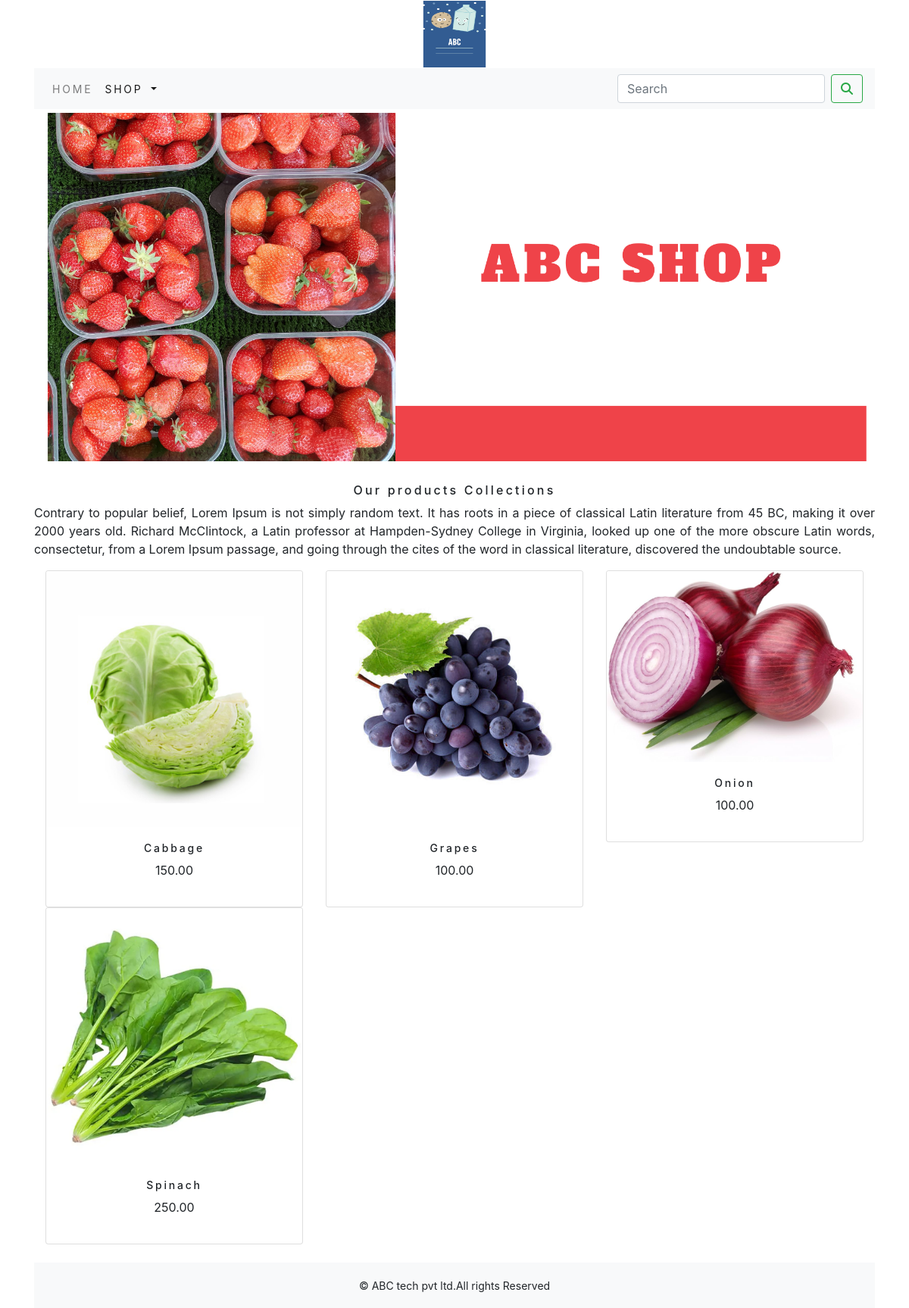
The app's page /shop/ with its own data.
### shop/models.py (models this page shows, shortened)
class Product(models.Model):
    objects = None
    name=models.CharField(max_length=250,unique=True)
    slug=models.SlugField(max_length=250,unique=True)
    description=models.TextField(blank=True)
    price=models.DecimalField(max_digits=10,decimal_places=2)
    category=models.ForeignKey(Category,on_delete=models.CASCADE)
    image = models.ImageField(upload_to='product', blank=True)
    stock=models.IntegerField()
    available=models.BooleanField(default=True)
    created=models.DateTimeField(auto_now_add=True)
    updated=models.DateTimeField(auto_now=True)
    def get_url(self):
        return reverse('shop:prodCatdetail',args=[self.category.slug,self.slug])
    class Meta:
        ordering = ('name',)
        verbose_name = 'product'
        verbose_name_plural = 'products'

### shop/views.py (the view)
# urls.py: path('', views.allProdCat, name='allProdCat'),
def allProdCat(request,c_slug=None):
    c_page=None
    products_list=None
    if c_slug!=None:
        c_page=get_object_or_404(Category,slug=c_slug)
        products_list=Product.objects.all().filter(category=c_page,available=True)
    else:
        products_list=Product.objects.all().filter(available=True)
    paginator=Paginator(products_list,6)
    try:
        page=int(request.GET.get('page','1'))
    except:
        page=1
    try:
        products=paginator.page(page)
    except (EmptyPage,InvalidPage):
        products=paginator.page(paginator.num_pages)
    return render(request,"category.html",{'category':c_page,'products':products})

### cart/context_processors.py (called while the page is built)
def counter(request):
    item_count=0
    if 'admin' in request.path:
        return {}
    else:
        try:
            cart=Cart.objects.filter(cart_id=_cart_id(request))
            car_items=CartItem.objects.all().filter(cart=cart[:1])
            for cart_item in car_items:
                item_count += cart_item.quantity
        except Cart.DoesNotExist:
            item_count =0
    return dict(item_count=item_count)

### cart/views.py (called while the page is built)
def _cart_id(request):
    cart=request.session.session_key
    if not cart:
        cart=request.session.create()
    return cart

### shop/context_processors.py (called while the page is built)
def menu_links(request):
    links=Category.objects.all()
    return dict(links=links)

### shop/models.py (called while the page is built)
    def get_url(self):
        return reverse('shop:products_by_category',args=[self.slug])

### templates/category.html (shortened to what this page needs)
{% extends 'base.html' %}
{% load static %}
{% block content %}
<div class="mx_auto">
    {% if category %}
        <img class="my_image" src="{{category.image.url}}" alt="{{category.name}}">
</div>
    <br>
<div>
        <h1 class="text-center my_title">{{category.name}}</h1>
        <p class="text-justify">{{category.description}}</p>
</div>
    {% else %}
<div>
<img class="my_image my_image_padding" src="{% static 'img/banner.png' %}" alt="our products "width="125px;">
</div>
<br>
<div>
    <h1 class="text-center my_title">Our products Collections</h1>
    <p class="text-justify">Contrary to popular belief, Lorem Ipsum is not simply random text. It has roots in a piece of classical Latin literature from 45 BC, making it over 2000 years old. Richard McClintock, a Latin professor at Hampden-Sydney College in Virginia, looked up one of the more obscure Latin words, consectetur, from a Lorem Ipsum passage, and going through the cites of the word in classical literature, discovered the undoubtable source.</p>
</div>
    {% endif %}
<div class="container">
    <div class="row mx_auto">
        {% for product in products.object_list %}
        <div class="my_bottom_margi col-9 col-sm-12 col-md-4  col-lg-4">
            <div class="card text-center" style="min-width:18rem;">
                <a href="{{product.get_url}}"><img class="card-img-top my_image" src="{{product.image.url}}" alt="{{product.name}}"> </a>
            <div class="card-body">
                <h4>{{product.name}}</h4>
                <p>{{product.price}}</p>
            </div>
            </div>
        </div>
        {% endfor %}
    </div>
    <br>
</div>
{% endblock %}

### templates/base.html (shortened to what this page needs)
{% load static %}
<!DOCTYPE html>
<html lang="en">
<head>
    <link rel="stylesheet" href="{% static 'css/custom.css' %}">
    <link href="{% static 'css/bootstrap.min.css' %}" rel="stylesheet">
</head>
<body>
<div class="container">
{% include 'header.html' %}
{% include 'navbar.html' %}
{% block content %}
{% endblock %}
</div>
{% include 'footer.html' %}
</body>
</html>

### templates/header.html
{% load static %}
<header>
  <center>
    <a href="{%url 'shop:allProdCat' %}"> <img src="{% static 'img/logo.png' %}" alt="logimage" width="100" height="90">
  </center>
</header>

### templates/navbar.html (shortened to what this page needs)
<nav class="navbar navbar-expand-lg navbar-light bg-light">
  <div class="collapse navbar-collapse" id="navbarSupportedContent">
    <ul class="navbar-nav mr-auto">
      <li class="nav-item">
        <a class="nav-link" href="#">Home</a>
      </li>
      <li class="nav-item dropdown {% if 'shop' in request.path %} active {% endif %}">
        <a class="nav-link dropdown-toggle" href="#" id="navbarDropdown" role="button" data-toggle="dropdown" aria-haspopup="true" aria-expanded="false">
          Shop
        </a>
      </li>
    </ul>
    <form class="d-flex" action="{% url 'search_app:SearchResult' %}" method="get">
      <input class="form-control mr-sm-2" type="search" placeholder="Search"  name="q" aria-label="Search">
      <button class="btn btn-outline-success my-2 my-sm-0" type="submit"><i class="fa fa-search" ></i></button>
    </form>
  </div>
</nav>

### templates/footer.html
<div class="footer navbar-fixed-bottom my_footer">
    <p class="text-center">&copy; ABC tech pvt ltd.All rights Reserved</p>
</div>

### static/css/custom.css (style rules this page uses)
body { font-family: 'Roboto', sans-serif; }
.nav-item { letter-spacing : .2em; font-size :14px; text-transform :uppercase; }
.my_footer { background-color:#f8f9fa; height:60px; }
.my_footer p { padding-top:20px; font-size:14px; }
.my_image { width:100%; height:auto; }
.my_title { font-size:16px; text_transform:uppercase; letter-spacing:.2em; }
.my_image_padding { padding:5px; }
.card-body h4 { font-size:14px; text_transform:uppercase; letter-spacing:.2em }

### records on screen
Product: image (picture), name "Cabbage", price "150.00"
Product: image (picture), name "Grapes", price "100.00"
Product: image (picture), name "Onion", price "100.00"
Product: image (picture), name "Spinach", price "250.00"
